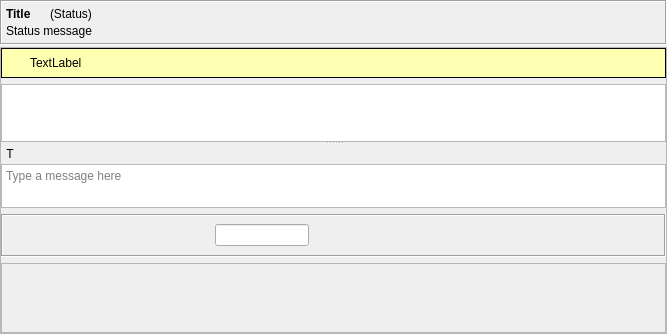
<?xml version="1.0" encoding="UTF-8"?>
<ui version="4.0">
 <class>ChatWidget</class>
 <widget class="QWidget" name="ChatWidget">
  <property name="geometry">
   <rect>
    <x>0</x>
    <y>0</y>
    <width>667</width>
    <height>334</height>
   </rect>
  </property>
  <layout class="QGridLayout">
   <property name="leftMargin">
    <number>0</number>
   </property>
   <property name="topMargin">
    <number>0</number>
   </property>
   <property name="rightMargin">
    <number>0</number>
   </property>
   <property name="bottomMargin">
    <number>0</number>
   </property>
   <property name="verticalSpacing">
    <number>2</number>
   </property>
   <item row="1" column="0">
    <layout class="QHBoxLayout" name="textChatHLayout">
     <property name="spacing">
      <number>2</number>
     </property>
     <item>
      <widget class="QFrame" name="chatTextFrame">
       <property name="minimumSize">
        <size>
         <width>20</width>
         <height>0</height>
        </size>
       </property>
       <property name="frameShape">
        <enum>QFrame::StyledPanel</enum>
       </property>
       <property name="frameShadow">
        <enum>QFrame::Raised</enum>
       </property>
       <layout class="QVBoxLayout" name="chatTextFrameVLayout">
        <property name="leftMargin">
         <number>0</number>
        </property>
        <property name="topMargin">
         <number>0</number>
        </property>
        <property name="rightMargin">
         <number>0</number>
        </property>
        <property name="bottomMargin">
         <number>0</number>
        </property>
        <item>
         <widget class="QFrame" name="infoFrame">
          <property name="palette">
           <palette>
            <active>
             <colorrole role="Base">
              <brush brushstyle="SolidPattern">
               <color alpha="255">
                <red>255</red>
                <green>255</green>
                <blue>255</blue>
               </color>
              </brush>
             </colorrole>
             <colorrole role="Window">
              <brush brushstyle="SolidPattern">
               <color alpha="255">
                <red>255</red>
                <green>255</green>
                <blue>178</blue>
               </color>
              </brush>
             </colorrole>
            </active>
            <inactive>
             <colorrole role="Base">
              <brush brushstyle="SolidPattern">
               <color alpha="255">
                <red>255</red>
                <green>255</green>
                <blue>255</blue>
               </color>
              </brush>
             </colorrole>
             <colorrole role="Window">
              <brush brushstyle="SolidPattern">
               <color alpha="255">
                <red>255</red>
                <green>255</green>
                <blue>178</blue>
               </color>
              </brush>
             </colorrole>
            </inactive>
            <disabled>
             <colorrole role="Base">
              <brush brushstyle="SolidPattern">
               <color alpha="255">
                <red>255</red>
                <green>255</green>
                <blue>178</blue>
               </color>
              </brush>
             </colorrole>
             <colorrole role="Window">
              <brush brushstyle="SolidPattern">
               <color alpha="255">
                <red>255</red>
                <green>255</green>
                <blue>178</blue>
               </color>
              </brush>
             </colorrole>
            </disabled>
           </palette>
          </property>
          <property name="autoFillBackground">
           <bool>true</bool>
          </property>
          <property name="frameShape">
           <enum>QFrame::Box</enum>
          </property>
          <layout class="QHBoxLayout" name="infoFrameHLayout">
           <property name="leftMargin">
            <number>6</number>
           </property>
           <property name="topMargin">
            <number>6</number>
           </property>
           <property name="rightMargin">
            <number>6</number>
           </property>
           <property name="bottomMargin">
            <number>6</number>
           </property>
           <item>
            <widget class="QLabel" name="infoPixmap">
             <property name="maximumSize">
              <size>
               <width>16</width>
               <height>16</height>
              </size>
             </property>
             <property name="text">
              <string/>
             </property>
             <property name="pixmap">
              <pixmap resource="../images.qrc">:/images/info16.png</pixmap>
             </property>
             <property name="alignment">
              <set>Qt::AlignLeading|Qt::AlignLeft|Qt::AlignTop</set>
             </property>
            </widget>
           </item>
           <item>
            <widget class="QLabel" name="infoLabel">
             <property name="text">
              <string notr="true">TextLabel</string>
             </property>
            </widget>
           </item>
           <item>
            <widget class="QToolButton" name="closeInfoFrameButton">
             <property name="maximumSize">
              <size>
               <width>16</width>
               <height>16</height>
              </size>
             </property>
             <property name="focusPolicy">
              <enum>Qt::NoFocus</enum>
             </property>
             <property name="toolTip">
              <string>Close</string>
             </property>
             <property name="styleSheet">
              <string notr="true">QToolButton
{
 border-image: url(:/images/closenormal.png) 
}
                                
QToolButton:hover 
{
border-image: url(:/images/closehover.png) 
}
                                
QToolButton:pressed  {
border-image: url(:/images/closepressed.png) 
}</string>
             </property>
             <property name="autoRaise">
              <bool>true</bool>
             </property>
            </widget>
           </item>
          </layout>
         </widget>
        </item>
        <item>
         <widget class="QSplitter" name="chatVSplitter">
          <property name="orientation">
           <enum>Qt::Vertical</enum>
          </property>
          <property name="handleWidth">
           <number>2</number>
          </property>
          <property name="childrenCollapsible">
           <bool>false</bool>
          </property>
          <widget class="RSTextBrowser" name="textBrowser">
           <property name="sizePolicy">
            <sizepolicy hsizetype="Expanding" vsizetype="MinimumExpanding">
             <horstretch>0</horstretch>
             <verstretch>0</verstretch>
            </sizepolicy>
           </property>
           <property name="minimumSize">
            <size>
             <width>0</width>
             <height>30</height>
            </size>
           </property>
           <property name="contextMenuPolicy">
            <enum>Qt::CustomContextMenu</enum>
           </property>
          </widget>
          <widget class="QWidget" name="layoutWidget">
           <layout class="QVBoxLayout" name="chatTextVLayout">
            <property name="spacing">
             <number>0</number>
            </property>
            <item>
             <layout class="QHBoxLayout" name="typingHLayout">
              <item>
               <widget class="QLabel" name="typingPixmapLabel">
                <property name="minimumSize">
                 <size>
                  <width>18</width>
                  <height>18</height>
                 </size>
                </property>
                <property name="maximumSize">
                 <size>
                  <width>18</width>
                  <height>18</height>
                 </size>
                </property>
                <property name="text">
                 <string notr="true">T</string>
                </property>
                <property name="alignment">
                 <set>Qt::AlignCenter</set>
                </property>
               </widget>
              </item>
              <item>
               <widget class="QLabel" name="typingLabel">
                <property name="maximumSize">
                 <size>
                  <width>400</width>
                  <height>18</height>
                 </size>
                </property>
                <property name="margin">
                 <number>0</number>
                </property>
                <property name="indent">
                 <number>3</number>
                </property>
               </widget>
              </item>
              <item>
               <spacer name="typingHSpacer">
                <property name="orientation">
                 <enum>Qt::Horizontal</enum>
                </property>
                <property name="sizeHint" stdset="0">
                 <size>
                  <width>40</width>
                  <height>20</height>
                 </size>
                </property>
               </spacer>
              </item>
             </layout>
            </item>
            <item>
             <widget class="MimeTextEdit" name="chatTextEdit">
              <property name="sizePolicy">
               <sizepolicy hsizetype="Expanding" vsizetype="Expanding">
                <horstretch>0</horstretch>
                <verstretch>0</verstretch>
               </sizepolicy>
              </property>
              <property name="minimumSize">
               <size>
                <width>0</width>
                <height>30</height>
               </size>
              </property>
              <property name="placeholderText">
               <string>Type a message here</string>
              </property>
             </widget>
            </item>
           </layout>
          </widget>
         </widget>
        </item>
        <item>
         <widget class="QFrame" name="toolBarFrame">
          <property name="frameShape">
           <enum>QFrame::Box</enum>
          </property>
          <property name="frameShadow">
           <enum>QFrame::Sunken</enum>
          </property>
          <layout class="QHBoxLayout" name="toolBarFrameHLayout">
           <property name="leftMargin">
            <number>2</number>
           </property>
           <property name="topMargin">
            <number>2</number>
           </property>
           <property name="rightMargin">
            <number>2</number>
           </property>
           <property name="bottomMargin">
            <number>2</number>
           </property>
           <item>
            <widget class="QToolButton" name="emoteiconButton">
             <property name="sizePolicy">
              <sizepolicy hsizetype="Fixed" vsizetype="Fixed">
               <horstretch>0</horstretch>
               <verstretch>0</verstretch>
              </sizepolicy>
             </property>
             <property name="focusPolicy">
              <enum>Qt::NoFocus</enum>
             </property>
             <property name="toolTip">
              <string>Insert emoticon</string>
             </property>
             <property name="icon">
              <iconset resource="../icons.qrc">
               <normaloff>:/icons/png/smiley.png</normaloff>:/icons/png/smiley.png</iconset>
             </property>
             <property name="iconSize">
              <size>
               <width>28</width>
               <height>28</height>
              </size>
             </property>
             <property name="autoRaise">
              <bool>true</bool>
             </property>
            </widget>
           </item>
           <item>
            <widget class="QToolButton" name="attachPictureButton">
             <property name="focusPolicy">
              <enum>Qt::NoFocus</enum>
             </property>
             <property name="toolTip">
              <string>Attach a Picture</string>
             </property>
             <property name="icon">
              <iconset resource="../icons.qrc">
               <normaloff>:/icons/png/attach-image.png</normaloff>:/icons/png/attach-image.png</iconset>
             </property>
             <property name="iconSize">
              <size>
               <width>28</width>
               <height>28</height>
              </size>
             </property>
             <property name="autoRaise">
              <bool>true</bool>
             </property>
            </widget>
           </item>
           <item>
            <widget class="QToolButton" name="addFileButton">
             <property name="focusPolicy">
              <enum>Qt::NoFocus</enum>
             </property>
             <property name="toolTip">
              <string>Attach a File</string>
             </property>
             <property name="icon">
              <iconset resource="../icons.qrc">
               <normaloff>:/icons/png/attach.png</normaloff>:/icons/png/attach.png</iconset>
             </property>
             <property name="iconSize">
              <size>
               <width>28</width>
               <height>28</height>
              </size>
             </property>
             <property name="autoRaise">
              <bool>true</bool>
             </property>
            </widget>
           </item>
           <item>
            <widget class="QToolButton" name="pushtoolsButton">
             <property name="focusPolicy">
              <enum>Qt::NoFocus</enum>
             </property>
             <property name="icon">
              <iconset resource="../icons.qrc">
               <normaloff>:/icons/png/settings.png</normaloff>:/icons/png/settings.png</iconset>
             </property>
             <property name="iconSize">
              <size>
               <width>28</width>
               <height>28</height>
              </size>
             </property>
             <property name="popupMode">
              <enum>QToolButton::InstantPopup</enum>
             </property>
             <property name="autoRaise">
              <bool>true</bool>
             </property>
            </widget>
           </item>
           <item>
            <widget class="QToolButton" name="markButton">
             <property name="sizePolicy">
              <sizepolicy hsizetype="Fixed" vsizetype="Fixed">
               <horstretch>0</horstretch>
               <verstretch>0</verstretch>
              </sizepolicy>
             </property>
             <property name="focusPolicy">
              <enum>Qt::NoFocus</enum>
             </property>
             <property name="icon">
              <iconset resource="../icons.qrc">
               <normaloff>:/icons/png/highlight.png</normaloff>:/icons/png/highlight.png</iconset>
             </property>
             <property name="iconSize">
              <size>
               <width>28</width>
               <height>28</height>
              </size>
             </property>
             <property name="checkable">
              <bool>true</bool>
             </property>
             <property name="autoRaise">
              <bool>true</bool>
             </property>
            </widget>
           </item>
           <item>
            <widget class="LineEditClear" name="leSearch"/>
           </item>
           <item>
            <widget class="QToolButton" name="searchBefore">
             <property name="minimumSize">
              <size>
               <width>14</width>
               <height>28</height>
              </size>
             </property>
             <property name="maximumSize">
              <size>
               <width>14</width>
               <height>28</height>
              </size>
             </property>
             <property name="focusPolicy">
              <enum>Qt::NoFocus</enum>
             </property>
             <property name="icon">
              <iconset resource="../images.qrc">
               <normaloff>:/images/arrow-left.png</normaloff>:/images/arrow-left.png</iconset>
             </property>
             <property name="autoRaise">
              <bool>true</bool>
             </property>
            </widget>
           </item>
           <item>
            <widget class="QToolButton" name="searchAfter">
             <property name="minimumSize">
              <size>
               <width>14</width>
               <height>28</height>
              </size>
             </property>
             <property name="maximumSize">
              <size>
               <width>14</width>
               <height>28</height>
              </size>
             </property>
             <property name="focusPolicy">
              <enum>Qt::NoFocus</enum>
             </property>
             <property name="icon">
              <iconset resource="../images.qrc">
               <normaloff>:/images/arrow-right.png</normaloff>:/images/arrow-right.png</iconset>
             </property>
             <property name="autoRaise">
              <bool>true</bool>
             </property>
            </widget>
           </item>
           <item>
            <widget class="QToolButton" name="searchButton">
             <property name="sizePolicy">
              <sizepolicy hsizetype="Fixed" vsizetype="Fixed">
               <horstretch>0</horstretch>
               <verstretch>0</verstretch>
              </sizepolicy>
             </property>
             <property name="focusPolicy">
              <enum>Qt::NoFocus</enum>
             </property>
             <property name="contextMenuPolicy">
              <enum>Qt::CustomContextMenu</enum>
             </property>
             <property name="icon">
              <iconset resource="../icons.qrc">
               <normaloff>:/icons/png/search.png</normaloff>:/icons/png/search.png</iconset>
             </property>
             <property name="iconSize">
              <size>
               <width>28</width>
               <height>28</height>
              </size>
             </property>
             <property name="checkable">
              <bool>true</bool>
             </property>
             <property name="autoRaise">
              <bool>true</bool>
             </property>
            </widget>
           </item>
           <item>
            <widget class="QToolButton" name="notifyButton">
             <property name="focusPolicy">
              <enum>Qt::NoFocus</enum>
             </property>
             <property name="icon">
              <iconset resource="../icons.qrc">
               <normaloff>:/icons/png/chat-bubble-notify.png</normaloff>:/icons/png/chat-bubble-notify.png</iconset>
             </property>
             <property name="iconSize">
              <size>
               <width>28</width>
               <height>28</height>
              </size>
             </property>
             <property name="autoRaise">
              <bool>true</bool>
             </property>
            </widget>
           </item>
           <item>
            <widget class="QFrame" name="pluginButtonFrame">
             <property name="frameShape">
              <enum>QFrame::NoFrame</enum>
             </property>
             <property name="frameShadow">
              <enum>QFrame::Plain</enum>
             </property>
             <layout class="QHBoxLayout" name="pluginButtonFrameHLayout">
              <property name="leftMargin">
               <number>2</number>
              </property>
              <property name="topMargin">
               <number>2</number>
              </property>
              <property name="rightMargin">
               <number>2</number>
              </property>
              <property name="bottomMargin">
               <number>2</number>
              </property>
             </layout>
            </widget>
           </item>
           <item>
            <spacer name="toolBarHSpacer">
             <property name="orientation">
              <enum>Qt::Horizontal</enum>
             </property>
             <property name="sizeHint" stdset="0">
              <size>
               <width>190</width>
               <height>25</height>
              </size>
             </property>
            </spacer>
           </item>
           <item>
            <widget class="QToolButton" name="sendButton">
             <property name="enabled">
              <bool>true</bool>
             </property>
             <property name="sizePolicy">
              <sizepolicy hsizetype="Fixed" vsizetype="Fixed">
               <horstretch>0</horstretch>
               <verstretch>0</verstretch>
              </sizepolicy>
             </property>
             <property name="toolTip">
              <string>Send</string>
             </property>
             <property name="whatsThis">
              <string>&lt;html&gt;&lt;head/&gt;&lt;body&gt;&lt;p&gt;QToolButton:disabled {&lt;/p&gt;&lt;p&gt;	image: url(:/icons/png/send-message-blocked.png) ;&lt;/p&gt;&lt;p&gt;}&lt;/p&gt;&lt;p&gt;&lt;br/&gt;&lt;/p&gt;&lt;/body&gt;&lt;/html&gt;</string>
             </property>
             <property name="styleSheet">
              <string notr="true"/>
             </property>
             <property name="icon">
              <iconset resource="../icons.qrc">
               <normaloff>:/icons/png/send-message.png</normaloff>:/icons/png/send-message.png</iconset>
             </property>
             <property name="iconSize">
              <size>
               <width>28</width>
               <height>28</height>
              </size>
             </property>
             <property name="autoRaise">
              <bool>true</bool>
             </property>
            </widget>
           </item>
          </layout>
         </widget>
        </item>
        <item>
         <widget class="HashBox" name="hashBox">
          <property name="widgetResizable">
           <bool>true</bool>
          </property>
         </widget>
        </item>
       </layout>
      </widget>
     </item>
     <item>
      <layout class="QVBoxLayout" name="pluginsVLayout"/>
     </item>
    </layout>
   </item>
   <item row="0" column="0">
    <layout class="QHBoxLayout" name="titleBarMainHLayout">
     <property name="sizeConstraint">
      <enum>QLayout::SetMaximumSize</enum>
     </property>
     <item>
      <widget class="QFrame" name="titleBarFrame">
       <property name="minimumSize">
        <size>
         <width>0</width>
         <height>0</height>
        </size>
       </property>
       <property name="maximumSize">
        <size>
         <width>16777215</width>
         <height>64</height>
        </size>
       </property>
       <property name="frameShape">
        <enum>QFrame::Box</enum>
       </property>
       <property name="frameShadow">
        <enum>QFrame::Sunken</enum>
       </property>
       <layout class="QHBoxLayout" name="titleBarFrameHLayout">
        <property name="leftMargin">
         <number>2</number>
        </property>
        <property name="topMargin">
         <number>2</number>
        </property>
        <property name="rightMargin">
         <number>2</number>
        </property>
        <property name="bottomMargin">
         <number>2</number>
        </property>
        <item>
         <layout class="QVBoxLayout" name="titleLayout">
          <property name="spacing">
           <number>3</number>
          </property>
          <property name="leftMargin">
           <number>2</number>
          </property>
          <property name="topMargin">
           <number>3</number>
          </property>
          <property name="rightMargin">
           <number>3</number>
          </property>
          <property name="bottomMargin">
           <number>3</number>
          </property>
          <item>
           <layout class="QHBoxLayout" name="nameLayout">
            <item>
             <widget class="StyledLabel" name="titleLabel">
              <property name="font">
               <font>
                <weight>75</weight>
                <bold>true</bold>
               </font>
              </property>
              <property name="text">
               <string notr="true">Title</string>
              </property>
              <property name="alignment">
               <set>Qt::AlignLeading|Qt::AlignLeft|Qt::AlignVCenter</set>
              </property>
             </widget>
            </item>
            <item>
             <widget class="StyledLabel" name="statusLabel">
              <property name="text">
               <string>(Status)</string>
              </property>
              <property name="alignment">
               <set>Qt::AlignLeading|Qt::AlignLeft|Qt::AlignVCenter</set>
              </property>
             </widget>
            </item>
           </layout>
          </item>
          <item>
           <widget class="QLabel" name="statusMessageLabel">
            <property name="text">
             <string notr="true">Status message</string>
            </property>
           </widget>
          </item>
         </layout>
        </item>
        <item>
         <spacer name="titleBarHSpacer">
          <property name="orientation">
           <enum>Qt::Horizontal</enum>
          </property>
          <property name="sizeHint" stdset="0">
           <size>
            <width>40</width>
            <height>28</height>
           </size>
          </property>
         </spacer>
        </item>
        <item>
         <widget class="QFrame" name="pluginTitleFrame">
          <property name="frameShape">
           <enum>QFrame::NoFrame</enum>
          </property>
          <property name="frameShadow">
           <enum>QFrame::Plain</enum>
          </property>
          <layout class="QHBoxLayout" name="pluginTitleFrameHLayout">
           <property name="leftMargin">
            <number>2</number>
           </property>
           <property name="topMargin">
            <number>2</number>
           </property>
           <property name="rightMargin">
            <number>2</number>
           </property>
           <property name="bottomMargin">
            <number>2</number>
           </property>
          </layout>
         </widget>
        </item>
       </layout>
      </widget>
     </item>
    </layout>
   </item>
  </layout>
  <action name="actionBold">
   <property name="text">
    <string>Bold</string>
   </property>
  </action>
  <action name="actionItalic">
   <property name="text">
    <string>Italic</string>
   </property>
  </action>
  <action name="actionUnderline">
   <property name="text">
    <string>Underline</string>
   </property>
  </action>
  <action name="actionStrike">
   <property name="text">
    <string>Strike</string>
   </property>
  </action>
  <action name="actionClearChatHistory">
   <property name="icon">
    <iconset resource="../images.qrc">
     <normaloff>:/images/edit-clear-history.png</normaloff>:/images/edit-clear-history.png</iconset>
   </property>
   <property name="text">
    <string>Clear Chat History</string>
   </property>
  </action>
  <action name="action_Disable_Emoticons">
   <property name="checkable">
    <bool>true</bool>
   </property>
   <property name="text">
    <string>Disable Emoticons</string>
   </property>
  </action>
  <action name="actionSaveChatHistory">
   <property name="icon">
    <iconset resource="../images.qrc">
     <normaloff>:/images/document_save.png</normaloff>:/images/document_save.png</iconset>
   </property>
   <property name="text">
    <string>Save Chat History</string>
   </property>
   <property name="toolTip">
    <string>Save Chat History</string>
   </property>
  </action>
  <action name="actionMessageHistory">
   <property name="text">
    <string>Browse Message History</string>
   </property>
   <property name="toolTip">
    <string>Browse History</string>
   </property>
  </action>
  <action name="actionDeleteChatHistory">
   <property name="icon">
    <iconset resource="../images.qrc">
     <normaloff>:/images/edit-clear-history.png</normaloff>:/images/edit-clear-history.png</iconset>
   </property>
   <property name="text">
    <string>Delete Chat History</string>
   </property>
   <property name="toolTip">
    <string>Deletes all stored and displayed chat history</string>
   </property>
  </action>
  <action name="actionChooseFont">
   <property name="text">
    <string>Choose font</string>
   </property>
  </action>
  <action name="actionResetFont">
   <property name="text">
    <string>Reset font to default</string>
   </property>
  </action>
  <action name="actionFindCaseSensitively">
   <property name="checkable">
    <bool>true</bool>
   </property>
   <property name="text">
    <string>Find Case Sensitively</string>
   </property>
  </action>
  <action name="actionFindWholeWords">
   <property name="checkable">
    <bool>true</bool>
   </property>
   <property name="text">
    <string>Find Whole Words</string>
   </property>
   <property name="toolTip">
    <string>Find Whole Words</string>
   </property>
  </action>
  <action name="actionMoveToCursor">
   <property name="checkable">
    <bool>true</bool>
   </property>
   <property name="text">
    <string>Move To Cursor</string>
   </property>
   <property name="toolTip">
    <string>Move To Cursor</string>
   </property>
  </action>
  <action name="actionSearchWithoutLimit">
   <property name="checkable">
    <bool>true</bool>
   </property>
   <property name="text">
    <string>Don't stop to color after X items found (need more CPU)</string>
   </property>
   <property name="toolTip">
    <string>WARNING: Could take a long time on big history.</string>
   </property>
  </action>
  <action name="actionChooseColor">
   <property name="text">
    <string>Choose color</string>
   </property>
  </action>
  <action name="actionQuote">
   <property name="text">
    <string>Quote</string>
   </property>
   <property name="toolTip">
    <string>Quotes the selected text</string>
   </property>
  </action>
  <action name="actionDropPlacemark">
   <property name="text">
    <string>Drop Placemark</string>
   </property>
   <property name="toolTip">
    <string>Insert horizontal rule</string>
   </property>
  </action>
  <action name="actionSave_image">
   <property name="icon">
    <iconset resource="../images.qrc">
     <normaloff>:/images/document_save.png</normaloff>:/images/document_save.png</iconset>
   </property>
   <property name="text">
    <string>Save image</string>
   </property>
  </action>
  <action name="actionSendAsPlainText">
   <property name="checkable">
    <bool>true</bool>
   </property>
   <property name="icon">
    <iconset resource="../images.qrc">
     <normaloff>:/images/SimpleText.png</normaloff>:/images/SimpleText.png</iconset>
   </property>
   <property name="text">
    <string>Send as PlainText</string>
   </property>
   <property name="toolTip">
    <string>Send as plain text without font.</string>
   </property>
  </action>
  <action name="actionNoEmbed">
   <property name="checkable">
    <bool>true</bool>
   </property>
   <property name="icon">
    <iconset resource="../images.qrc">
     <normaloff>:/images/SmileyText.png</normaloff>:/images/SmileyText.png</iconset>
   </property>
   <property name="text">
    <string>Don't replace tag with Emote Icon.</string>
   </property>
   <property name="toolTip">
    <string>Don't replace tag with Emote Icon.</string>
   </property>
  </action>
  <action name="actionShow_Hidden_Images">
   <property name="text">
    <string>Show Hidden Images</string>
   </property>
  </action>
 </widget>
 <customwidgets>
  <customwidget>
   <class>LineEditClear</class>
   <extends>QLineEdit</extends>
   <header location="global">gui/common/LineEditClear.h</header>
  </customwidget>
  <customwidget>
   <class>StyledLabel</class>
   <extends>QLabel</extends>
   <header>gui/common/StyledLabel.h</header>
  </customwidget>
  <customwidget>
   <class>RSTextBrowser</class>
   <extends>QTextBrowser</extends>
   <header>gui/common/RSTextBrowser.h</header>
  </customwidget>
  <customwidget>
   <class>HashBox</class>
   <extends>QScrollArea</extends>
   <header location="global">gui/common/HashBox.h</header>
   <container>1</container>
  </customwidget>
  <customwidget>
   <class>MimeTextEdit</class>
   <extends>QTextEdit</extends>
   <header location="global">gui/common/MimeTextEdit.h</header>
  </customwidget>
 </customwidgets>
 <resources>
  <include location="../icons.qrc"/>
  <include location="../images.qrc"/>
 </resources>
 <connections/>
</ui>
